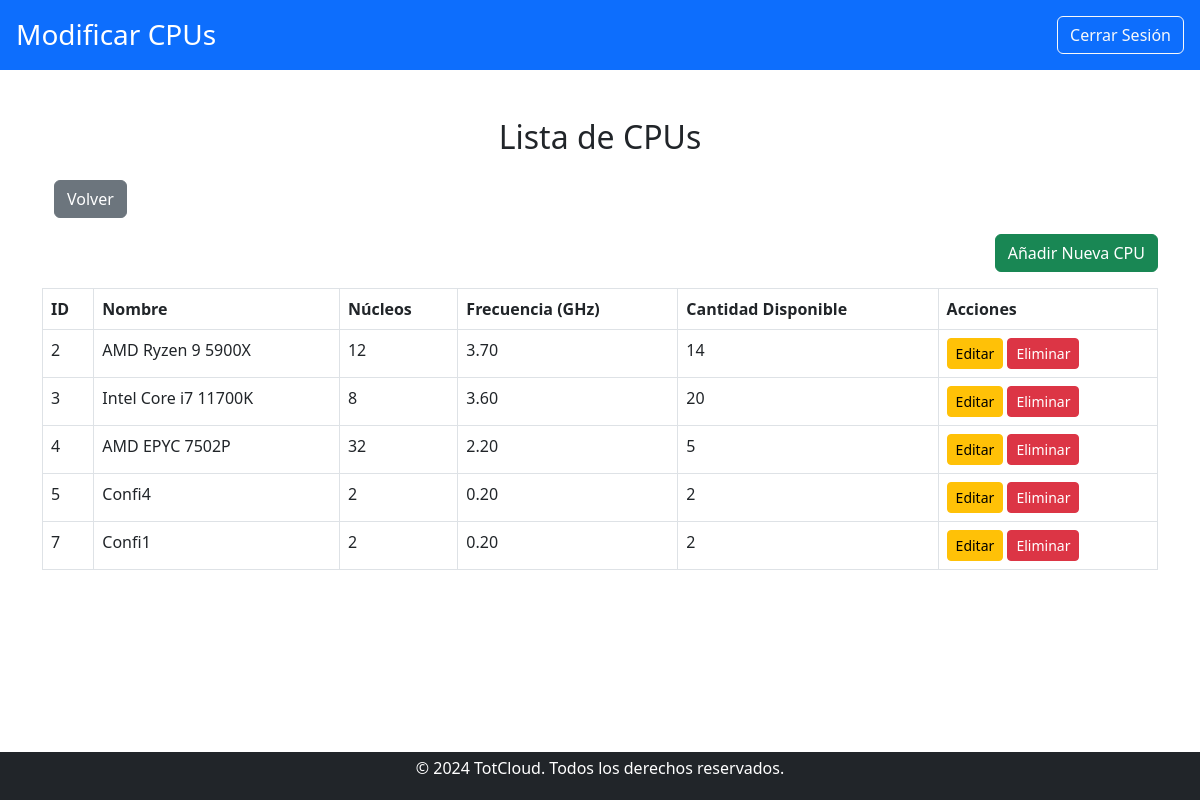
Page /trabajador/modificar_componentes/cpu/modificar_cpu.php (signed in) on the committed database.
### tables this page shows
CREATE TABLE `cpu` (
  `idCPU` int(11) NOT NULL,
  `Nombre` varchar(100) NOT NULL,
  `Fabricante` varchar(100) NOT NULL,
  `Arquitectura` varchar(50) NOT NULL,
  `Nucleos` int(11) NOT NULL,
  `Frecuencia` decimal(10,2) NOT NULL,
  `PrecioH` decimal(10,2) NOT NULL,
  `Cantidad` int(11) NOT NULL
);

### public/trabajador/modificar_componentes/cpu/modificar_cpu.php (the view, shortened to what this page needs)
<?php
include '../../../../includes/db_connect.php';
$cpus_query = "SELECT * FROM cpu";
$cpus_result = $conn->query($cpus_query);
?>
<!DOCTYPE html>
<html lang="es">
<head>
    <link href="https://cdn.jsdelivr.net/npm/bootstrap@5.3.0/dist/css/bootstrap.min.css" rel="stylesheet">
    <link href="../../../css/estilos.css" rel="stylesheet">
</head>
<body>
    <header class="bg-primary text-white d-flex justify-content-between align-items-center p-3">
        <div>
            <h1 class="h3 mb-0">Modificar CPUs</h1>
        </div>
        <div>
            <a href="../../../logout.php" class="btn btn-outline-light">Cerrar Sesión</a>
        </div>
    </header>
    <main class="container my-5">
        <h2 class="text-center mb-4">Lista de CPUs</h2>
        <div class="container my-3">
            <a href="../modificar_componentes.php" class="btn btn-secondary">Volver</a>
        </div>
        <div class="mb-3 text-end">
            <a href="crear_cpu.php" class="btn btn-success">Añadir Nueva CPU</a>
        </div>
        <?php if ($cpus_result && $cpus_result->num_rows > 0): ?>
            <table class="table table-bordered">
                <thead>
                    <tr>
                        <th>ID</th>
                        <th>Nombre</th>
                        <th>Núcleos</th>
                        <th>Frecuencia (GHz)</th>
                        <th>Cantidad Disponible</th>
                        <th>Acciones</th>
                    </tr>
                </thead>
                <tbody>
                    <?php while ($cpu = $cpus_result->fetch_assoc()): ?>
                        <tr>
                            <td><?php echo htmlspecialchars($cpu['idCPU']); ?></td>
                            <td><?php echo htmlspecialchars($cpu['Nombre']); ?></td>
                            <td><?php echo htmlspecialchars($cpu['Nucleos']); ?></td>
                            <td><?php echo htmlspecialchars($cpu['Frecuencia']); ?></td>
                            <td><?php echo htmlspecialchars($cpu['Cantidad']); ?></td>
                            <td>
                                <a href="editar_cpu.php?id=<?php echo $cpu['idCPU']; ?>" class="btn btn-warning btn-sm">Editar</a>
                                <a href="modificar_cpu.php?eliminar=<?php echo $cpu['idCPU']; ?>" class="btn btn-danger btn-sm" onclick="return confirm('¿Estás seguro de eliminar esta CPU?')">Eliminar</a>
                            </td>
                        </tr>
                    <?php endwhile; ?>
                </tbody>
            </table>
        <?php else: ?>
            <p class="text-center">No hay CPUs registradas.</p>
        <?php endif; ?>
    </main>
    <?php include '../../../../includes/footer.php'; ?>
</body>
</html>

### includes/footer.php
<footer class="bg-dark text-white text-center py-1">
    <p>&copy; 2024 TotCloud. Todos los derechos reservados.</p>
</footer>

### public/css/estilos.css (style rules this page uses)
body { display: flex; flex-direction: column; min-height: 100vh; margin: 0; }
main { flex: 1; }
footer { position: relative; bottom: 0; width: 100%; margin-top: auto; }
header { background-color: #007bff; color: white; padding: 1rem 0; text-align: center; }
footer { background-color: #343a40; color: white; padding: 1rem 0; text-align: center; }

### rows in the picture
cpu: idCPU "2", Nombre "AMD Ryzen 9 5900X", Nucleos "12", Frecuencia "3.70", Cantidad "14"
cpu: idCPU "3", Nombre "Intel Core i7 11700K", Nucleos "8", Frecuencia "3.60", Cantidad "20"
cpu: idCPU "4", Nombre "AMD EPYC 7502P", Nucleos "32", Frecuencia "2.20", Cantidad "5"
cpu: idCPU "5", Nombre "Confi4", Nucleos "2", Frecuencia "0.20", Cantidad "2"
cpu: idCPU "7", Nombre "Confi1", Nucleos "2", Frecuencia "0.20", Cantidad "2"
